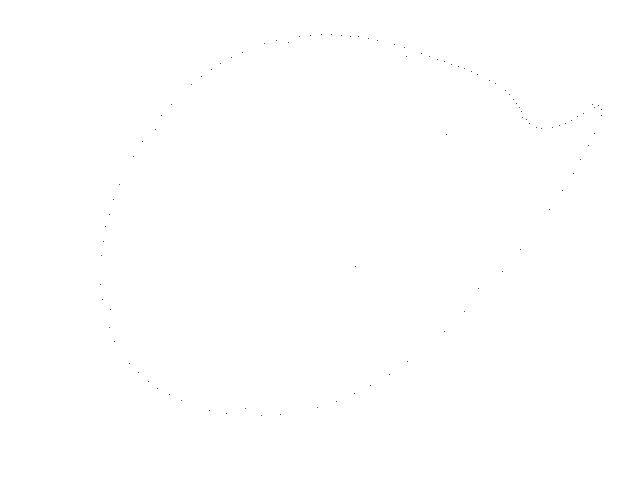
Frame 1 (no input)
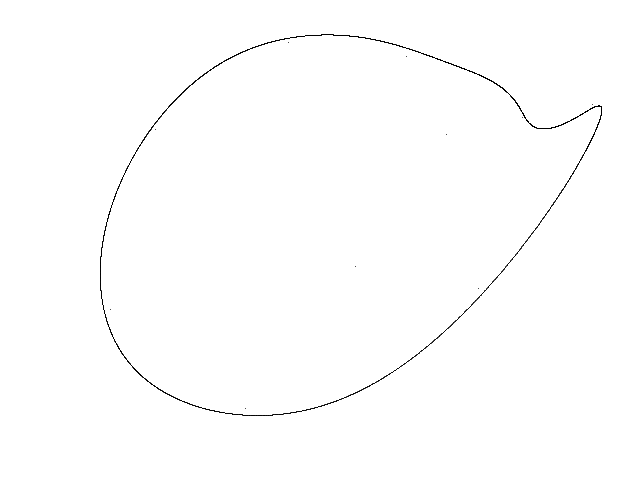
Frame 60 (the mouse pressed at the canvas centre just before this capture)
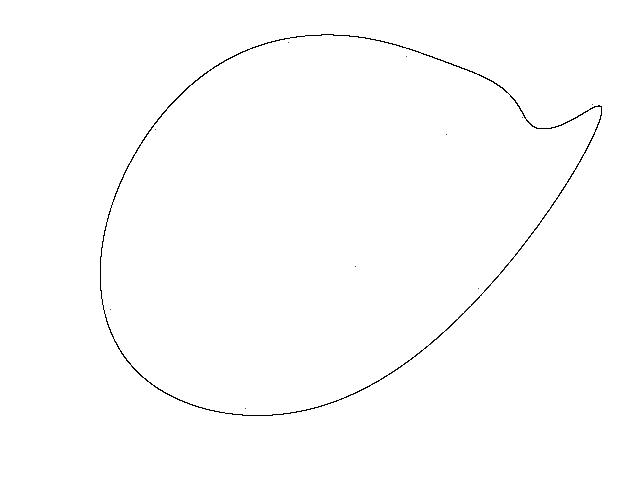
Frame 120 (the mouse held since frame 60 and released just before this capture)

The Processing sketch that drew these frames (run headless with seeded random() and noise(); from frame 60 on, the mouse is pressed at the canvas centre):

// Processing sketch: Circle
// ── Circle.pde
// Circle chaotic map //

  float x = 0.1;
  float y = 0.1;
        
  float a = 1.2;
  float b = 0.3;
  float c = 0.7;


void setup() {
  
  size(640,480);
  background(255);
  
}


void draw() {
  
  for (int i=0;i<100;i++) {
    
    float nx = x;
    float ny = y;
     
    x = (nx + c + ny);
    y = b * ny - a * sin(nx);

    point(220+(150*x),280+(150*y));
        
  }

}
